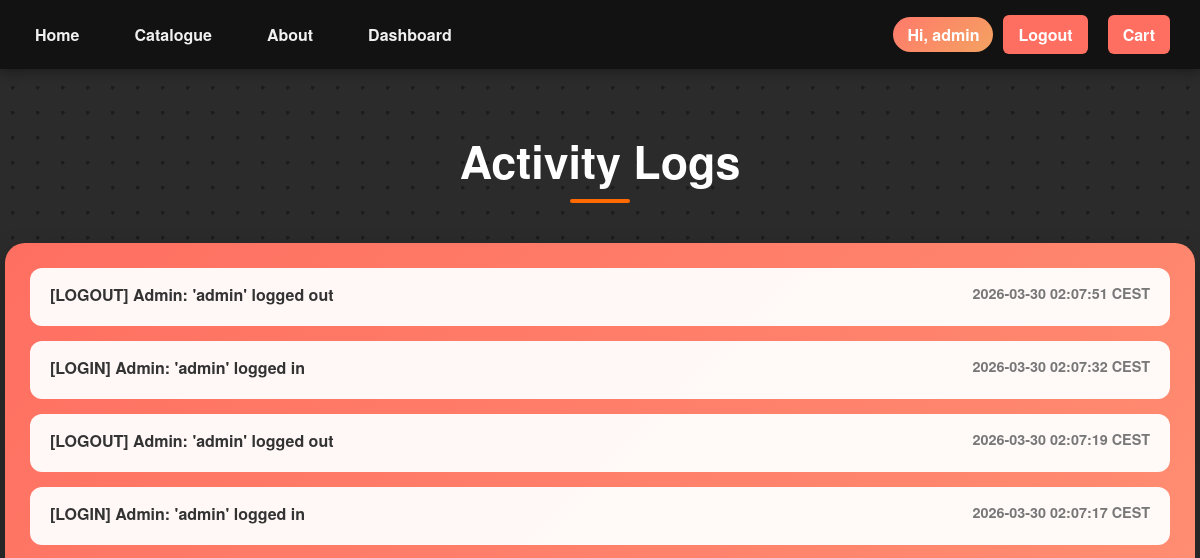
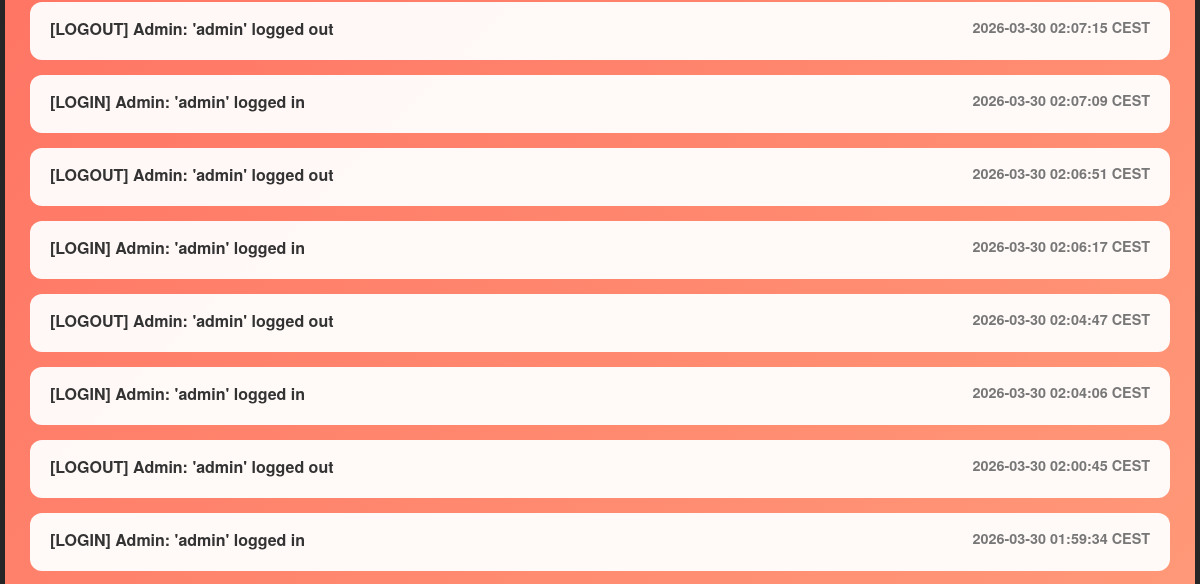
/dashboard/logs (signed in, upper part), run on an earlier commit of the app's database (2 pictures, top to bottom).
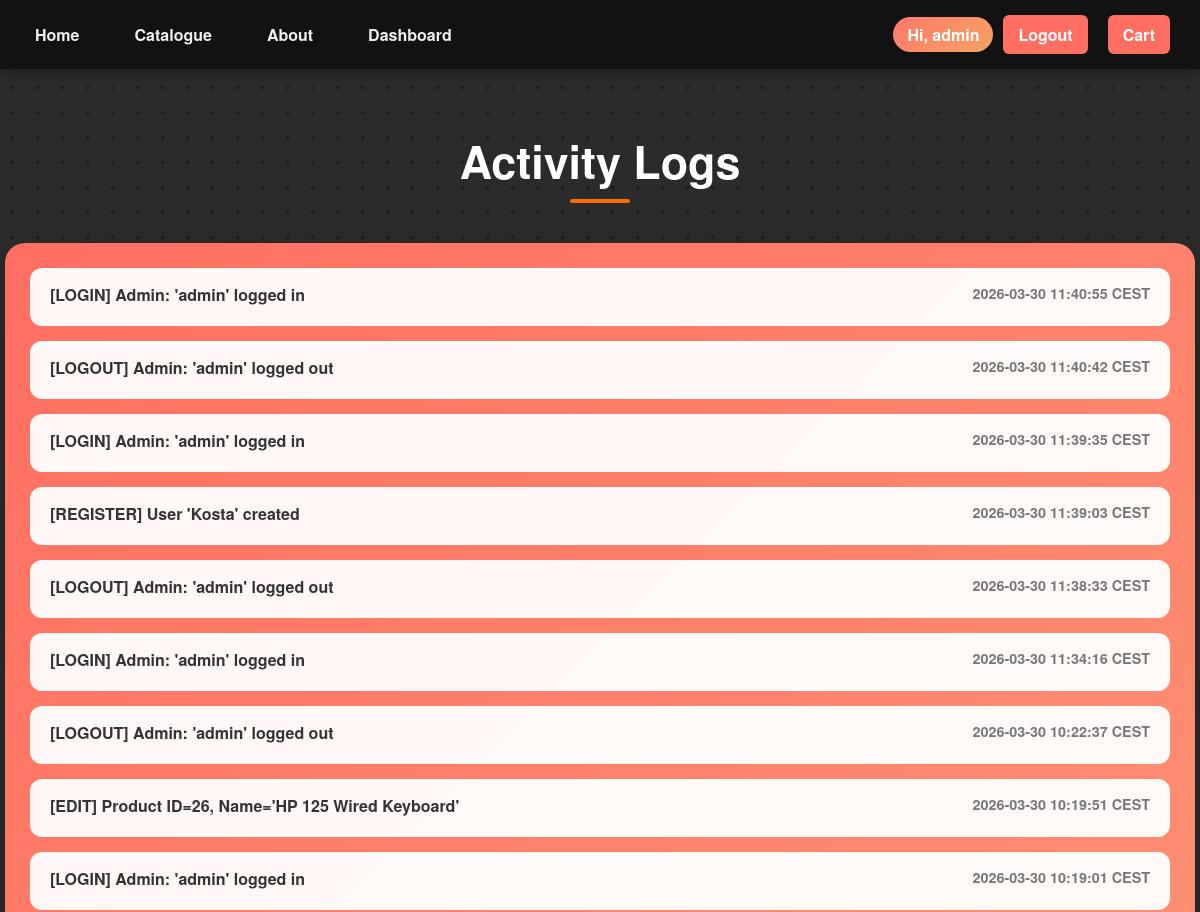
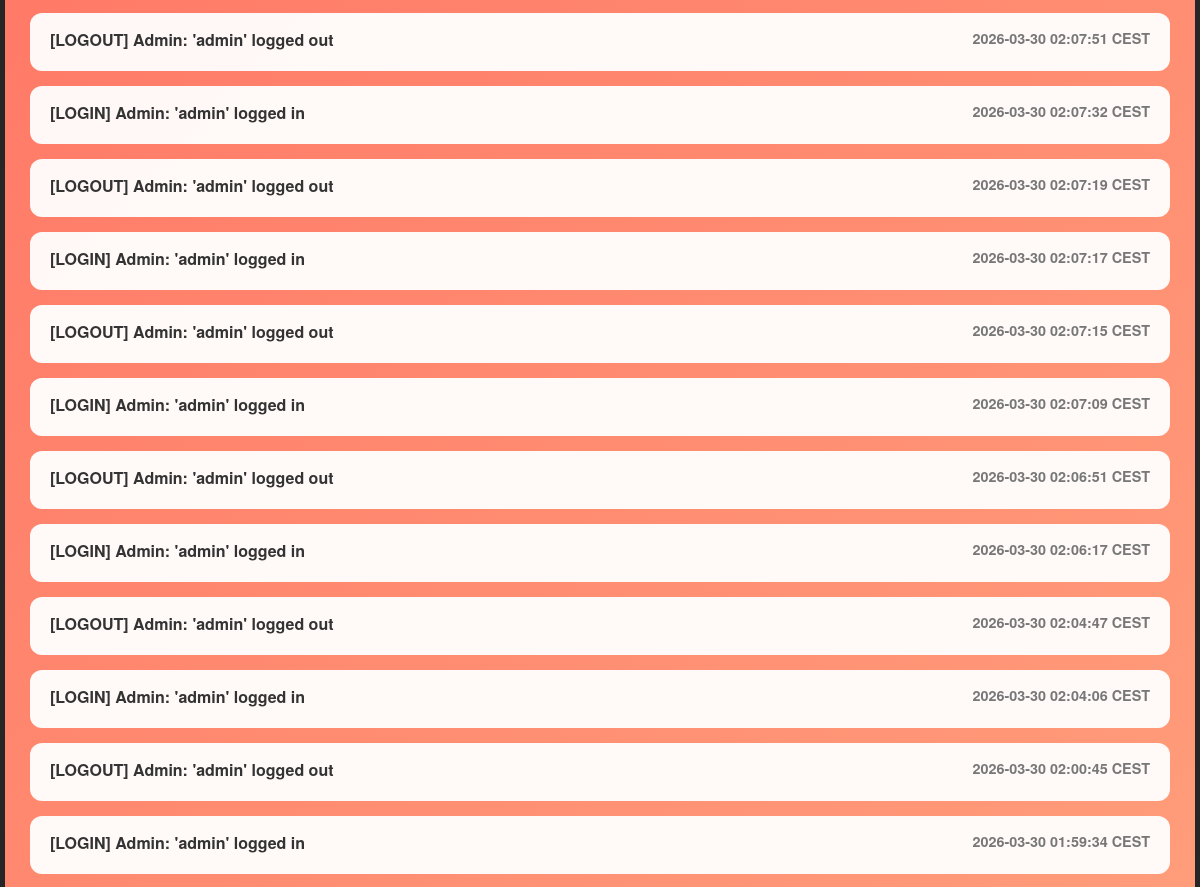
And on a later commit of the database (2 pictures, top to bottom).
### models.py (models this page shows)
class Log(Base):
    __tablename__ = "logs"
    id = Column(Integer, primary_key=True)
    action = Column(String(255), nullable=False)
    user_id = Column(Integer)
    username = Column(String(120))
    timestamp = Column(DateTime, default=lambda: datetime.now(skopje_tz))

### app.py (the view)
@app.route("/dashboard/logs")
@admin_required
def logs():
    logs = db_session.query(Log).order_by(Log.timestamp.desc()).all()
    return render_template("logs.html", logs=logs)

### templates/logs.html (shortened to what this page needs)
{% extends "layout.html" %}
{% block extra_css %}
<link rel="stylesheet" href="{{ url_for('static', filename='css/logs.css') }}">
{% endblock %}
{% block content %}
<h1 class="logs-title">Activity Logs</h1>
<div class="logs-container">
    {% for log in logs %}
        <div class="log-item {{ log.action }}">
            <div class="log-top">
                <span class="log-action">{{ log.action }}</span>
                <span class="log-time">{{ log.timestamp.strftime('%Y-%m-%d %H:%M:%S') }} CEST</span>
            </div>
        </div>
    {% else %}
        <p class="no-logs">No logs found.</p>
    {% endfor %}
</div>
{% endblock %}

### templates/layout.html (shortened to what this page needs)
<!DOCTYPE html>
<html lang="en">
<head>
    <link rel="stylesheet" href="{{ url_for('static', filename='css/style.css') }}">
    {% block extra_css %}{% endblock %}
</head>
<body>
<nav class="nav">
    <div class="nav-container">
        <a href="{{ url_for('home') }}">Home</a>
        <a href="{{ url_for('catalogue') }}">Catalogue</a>
        <a href="{{ url_for('about') }}">About</a>
        {% if session.get('is_admin') %}
            <a href="{{ url_for('dashboard') }}">Dashboard</a>
        {% endif %}
    </div>
    <div class="cart-container">
    {% if session.user_id %}
        <span class="nav-user">Hi, {{ session.username }}</span>
        <a href="{{ url_for('logout') }}">Logout</a>
    {% else %}
        <a href="{{ url_for('login') }}">Account</a>
    {% endif %}
        <a href="{{ url_for('cart') }}">Cart</a>
</div>
</nav>
{% block content %}
{% endblock %}
</body>
</html>

### static/css/style.css (style rules this page uses)
.nav { background-color: #121212; color: #f0f0f0; padding: 15px 20px; display: flex; justify-content: space-between; align-items: center; font-family: 'Helvetica Neue', Helvetica, Arial, sans-serif; box-shadow: 0 2px 12px rgba(0, 0, 0, 0.4); position: sticky; top: 0; z-index: 1000; }
.nav a { color: #f0f0f0; text-decoration: none; margin-right: 25px; font-weight: bold; padding: 8px 15px; border-radius: 6px; transition: all 0.3s ease; }
.nav-container, .cart-container { display: flex; align-items: center; }
.cart-container { gap: 10px; }
.cart-container a { margin-right: 10px; font-weight: bold; padding: 8px 15px; border-radius: 6px; background-color: #ff6f61; color: #fff; display: flex; align-items: center; gap: 8px; transition: all 0.3s ease; }
.nav-user { padding: 6px 14px; border-radius: 999px; background: linear-gradient(135deg, #ff7a6b, #f4a261); color: white; font-weight: 600; }

### static/css/logs.css (style rules this page uses)
body { background-color: #2b2b2b; background-image: radial-gradient(circle, #555 2px, transparent 2px); background-size: 25px 25px; background-blend-mode: overlay; font-family: 'Helvetica Neue', Helvetica, Arial, sans-serif; color: #fff; margin: 0; animation: moveDots 10s linear infinite; }
.logs-title { text-align: center; font-size: 2.8rem; font-weight: 700; margin: 60px 0 50px; position: relative; }
.logs-title::after { content: ""; position: absolute; bottom: -10px; left: 50%; transform: translateX(-50%); width: 60px; height: 4px; background: #ff6b00; border-radius: 2px; }
.logs-container { width: 95%; max-width: 1200px; margin: 0 auto 60px; padding: 25px; background: linear-gradient(135deg, #ff6f61, #ffb085); border-radius: 20px; box-shadow: 0 15px 30px rgba(0,0,0,0.25); }
.log-item { background: rgba(255,255,255,0.95); color: #333; padding: 15px 20px; border-radius: 12px; margin-bottom: 15px; transition: 0.3s; }
.log-top { display: flex; justify-content: space-between; font-weight: bold; margin-bottom: 5px; }
.log-time { font-size: 0.9rem; color: #777; }
html, body { height: 100%; margin: 0; }
body { display: flex; flex-direction: column; }

What changed in the data, as far as the page shows it:
added Log: action "[LOGIN] Admin: 'admin' logged in", timestamp "2026-03-30 11:40:55"
added Log: action "[LOGOUT] Admin: 'admin' logged out", timestamp "2026-03-30 11:40:42"
added Log: action "[LOGIN] Admin: 'admin' logged in", timestamp "2026-03-30 11:39:35"
added Log: action "[REGISTER] User 'Kosta' created", timestamp "2026-03-30 11:39:03"
added Log: action "[LOGOUT] Admin: 'admin' logged out", timestamp "2026-03-30 11:38:33"
added Log: action "[LOGIN] Admin: 'admin' logged in", timestamp "2026-03-30 11:34:16"
added Log: action "[LOGOUT] Admin: 'admin' logged out", timestamp "2026-03-30 10:22:37"
added Log: action "[EDIT] Product ID=26, Name='HP 125 Wired Keyboard'", timestamp "2026-03-30 10:19:51"
added Log: action "[LOGIN] Admin: 'admin' logged in", timestamp "2026-03-30 10:19:01"
